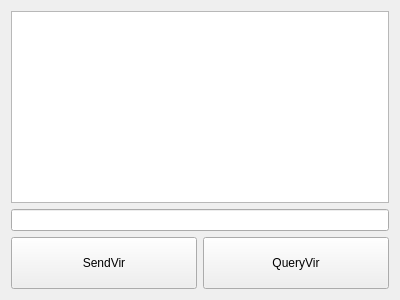
<?xml version="1.0" encoding="UTF-8"?>
<ui version="4.0">
 <class>CMyCloud</class>
 <widget class="QWidget" name="CMyCloud">
  <property name="geometry">
   <rect>
    <x>0</x>
    <y>0</y>
    <width>400</width>
    <height>300</height>
   </rect>
  </property>
  <property name="windowTitle">
   <string>Cloud</string>
  </property>
  <layout class="QVBoxLayout" name="verticalLayout">
   <item>
    <widget class="QTextEdit" name="textEdit"/>
   </item>
   <item>
    <widget class="QLineEdit" name="lineEdit"/>
   </item>
   <item>
    <layout class="QHBoxLayout" name="horizontalLayout">
     <item>
      <widget class="QPushButton" name="pushButton">
       <property name="sizePolicy">
        <sizepolicy hsizetype="Expanding" vsizetype="Expanding">
         <horstretch>0</horstretch>
         <verstretch>0</verstretch>
        </sizepolicy>
       </property>
       <property name="text">
        <string>SendVir</string>
       </property>
      </widget>
     </item>
     <item>
      <widget class="QPushButton" name="pushButton_2">
       <property name="sizePolicy">
        <sizepolicy hsizetype="Expanding" vsizetype="Expanding">
         <horstretch>0</horstretch>
         <verstretch>0</verstretch>
        </sizepolicy>
       </property>
       <property name="text">
        <string>QueryVir</string>
       </property>
      </widget>
     </item>
    </layout>
   </item>
  </layout>
 </widget>
 <resources/>
 <connections/>
</ui>
